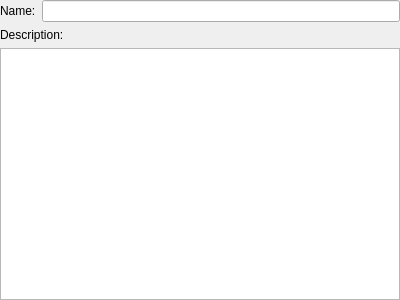
<?xml version="1.0" encoding="UTF-8"?>
<ui version="4.0">
 <class>DictionaryWidget</class>
 <widget class="QWidget" name="DictionaryWidget">
  <property name="geometry">
   <rect>
    <x>0</x>
    <y>0</y>
    <width>400</width>
    <height>300</height>
   </rect>
  </property>
  <property name="windowTitle">
   <string>Form</string>
  </property>
  <layout class="QGridLayout" name="gridLayout">
   <property name="leftMargin">
    <number>0</number>
   </property>
   <property name="topMargin">
    <number>0</number>
   </property>
   <property name="rightMargin">
    <number>0</number>
   </property>
   <property name="bottomMargin">
    <number>0</number>
   </property>
   <item row="0" column="0">
    <layout class="QHBoxLayout" name="horizontalLayout">
     <item>
      <widget class="QLabel" name="labelName">
       <property name="text">
        <string>Name:</string>
       </property>
      </widget>
     </item>
     <item>
      <widget class="QLineEdit" name="textName"/>
     </item>
    </layout>
   </item>
   <item row="1" column="0">
    <widget class="QLabel" name="labelDescription">
     <property name="text">
      <string>Description:</string>
     </property>
    </widget>
   </item>
   <item row="2" column="0">
    <widget class="QPlainTextEdit" name="textDescription"/>
   </item>
  </layout>
 </widget>
 <resources/>
 <connections/>
 <slots>
  <slot>setDictionary(mydict::Dictionary)</slot>
 </slots>
</ui>
